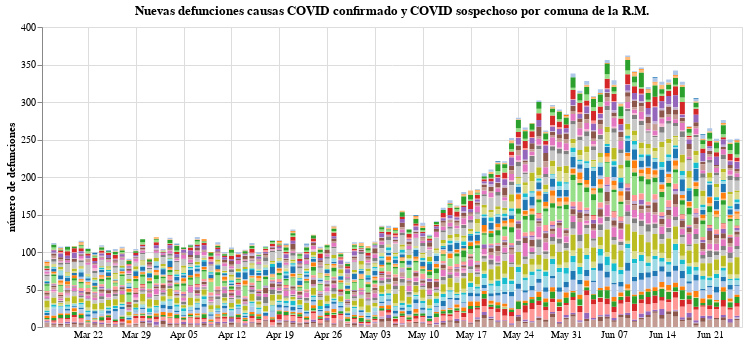

Notebook code for this chart:
### Code cell
#hide_input
input_dropdown = alt.binding_select(options=data_long_form['Comuna'].unique())
selection1 = alt.selection_single(fields=['Comuna'], bind=input_dropdown, name=' ')
selection2 = alt.selection_multi(fields=['Comuna'], on='mouseover')

color = alt.condition(selection1 | selection2,
                    alt.Color('Comuna:N', scale=alt.Scale(scheme='category20'), legend=None),
                    alt.value('lightgray'))

bars1 = alt.Chart(data_long_form).mark_bar().encode(
    x=alt.X("Fecha", axis=alt.Axis(title="", domain=False, tickSize=0)),
    y=alt.Y("Fallecidos confirmados", axis=alt.Axis(title="número de defunciones")),
    tooltip = ["Fecha", "Comuna", "Fallecidos confirmados"],
    color = color
).properties(
    title="Nuevas defunciones causas COVID confirmado y COVID sospechoso por comuna de la R.M.",
    width=700).add_selection(
    selection1, selection2
).transform_filter(
    selection1
)

bars1

### Figure 1 — Vega-Lite specification as saved in the notebook (floating-point values rounded to 4 significant figures; data arrays with more than 128 entries replaced by an {"elided": "..."} marker saying what was removed)
{"config": {"view": {"continuousWidth": 400, "continuousHeight": 300}}, "data": {"name": "data-1b1737e62c28976a884c4375f08f4a58"}, "mark": "bar", "encoding": {"color": {"condition": {"type": "nominal", "field": "Comuna", "legend": null, "scale": {"scheme": "category20"}, "selection": {"or": [" ", "selector001"]}}, "value": "lightgray"}, "tooltip": [{"type": "temporal", "field": "Fecha"}, {"type": "nominal", "field": "Comuna"}, {"type": "quantitative", "field": "Fallecidos confirmados"}], "x": {"type": "temporal", "axis": {"domain": false, "tickSize": 0, "title": ""}, "field": "Fecha"}, "y": {"type": "quantitative", "axis": {"title": "número de defunciones"}, "field": "Fallecidos confirmados"}}, "selection": {" ": {"type": "single", "fields": ["Comuna"], "bind": {"input": "select", "options": ["San Bernardo", "Lo Barnechea", "San Ramón", "Conchalí", "La Cisterna", "Lo Prado", "Maipú", "Quinta Normal", "Renca", "Lo Espejo", "Cerrillos", "Curacaví", "Paine", "Calera de Tango", "Colina", "La Granja", "La Florida", "Peñalolén", "Independencia", "Ñuñoa", "Vitacura", "Cerro Navia", "San Joaquín", "Estación Central", "Recoleta", "Huechuraba", "Pedro Aguirre Cerda", "Providencia", "Macul", "Pudahuel", "Peñaflor", "La Pintana", "Isla de Maipo", "San Miguel", "San José de Maipo", "Buin", "La Reina", "Las Condes", "Pirque", "El Bosque", "Quilicura", "María Pinto", "Tiltil", "San Pedro", "Lampa", "Puente Alto", "Talagante", "Padre Hurtado", "Alhué", "Melipilla", "Santiago", "El Monte"]}}, "selector001": {"type": "multi", "fields": ["Comuna"], "on": "mouseover"}}, "title": "Nuevas defunciones causas COVID confirmado y COVID sospechoso por comuna de la R.M.", "transform": [{"filter": {"selection": " "}}], "width": 700, "$schema": "https://vega.github.io/schema/vega-lite/v4.8.1.json", "datasets": {"data-1b1737e62c28976a884c4375f08f4a58": {"elided": "5304 records"}}}
